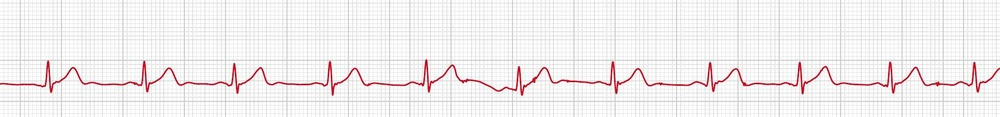
#> input picture others/cropped_image_ykw.jpg, 1000 x 117 px, shrunk from 1920 x 225 before the run
$ python data_extractor_from_pic.py
#> lines starting #> are read from the running program, lines starting #| are printed output that depends on the picture; after the words box and inside, x2 and y2 are one past the last pixel; in counts of white or black regions, pixels touching at a corner belong together
import cv2
import numpy as np
import matplotlib.pyplot as plt

# 读取图像并转换为灰度图像
image_path = 'cropped_image_ykw.jpg'
image = cv2.imread(image_path, cv2.IMREAD_GRAYSCALE)
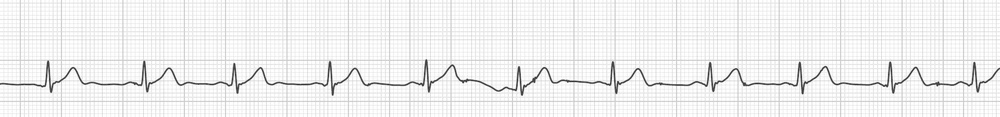
#> image: shape (117, 1000); min 43, max 255, mean 239.7

# 反转图像颜色（假设心电图是黑色背景白色波形）
image = cv2.bitwise_not(image)
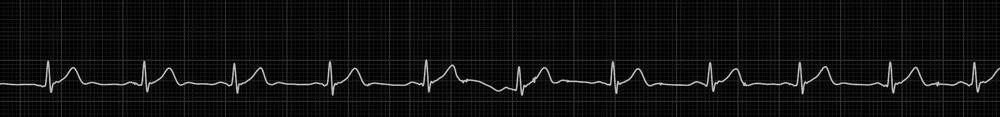
#> image: shape (117, 1000); min 0, max 212, mean 15.3

# 二值化图像
_, binary_image = cv2.threshold(image, 127, 255, cv2.THRESH_BINARY)
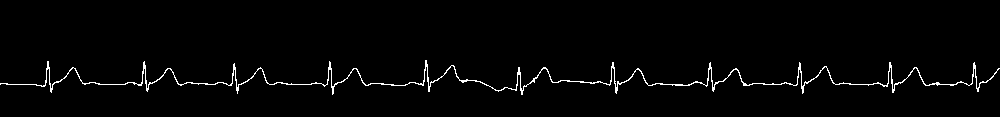
#> binary_image: shape (117, 1000); 1.9% white in thin lines or dots, all inside (x1, y1, x2, y2) = (0, 60, 1000, 95)

# 初始化数组来存储波形点
height, width = binary_image.shape
#> height = 117; width = 1000
r1 = np.zeros(width, dtype=int)
#> r1 = 1000 values from 0 to 0

# 遍历每一列，找到波形的最亮点
for col in range(width):
    column_data = binary_image[:, col]
    max_index = np.argmax(column_data)  # 找到最亮点的行号
    r1[col] = max_index
#> this loop made 1000 passes
#> max_index on passes 1 to 3: 83, 83, 83
#> after the loop, r1 = 1000 values, max 90 at index 496, min 60 at index 425, mean 80.25

# 打印数组的一部分以确认
print(r1[:100])
#| [83 83 83 83 83 83 83 83 84 84 84 84 84 84 84 84 84 84 84 84 84 84 84 84
#|  84 84 84 84 84 84 84 84 84 84 84 84 84 85 85 85 85 85 86 85 85 80 68 61
#|  61 67 83 88 84 83 82 82 81 81 81 81 80 79 79 78 77 76 75 73 72 70 69 68
#|  67 67 68 68 70 72 74 76 79 80 82 83 83 83 83 83 83 82 82 82 82 82 82 82
#|  83 83 83 83]
np.savetxt('CVed.txt', r1, fmt='%s')


lst = 0
for i in range(len(r1)):
    if(lst ==0):
        if(r1[i]!=0 and i-lst>1):
           lst=i
    elif(r1[i]!=0):
        print(i,r1[i],lst,r1[lst],i-lst)
        break
#> this loop made 4 passes
#> lst on pass 3: 2
#| 3 83 2 83 1
#> after the loop, lst = 2

# 绘制波形
plt.plot(r1)
plt.title("ECG Waveform")
plt.xlabel("Time (pixel index)")
plt.ylabel("Amplitude (pixel row)")
plt.gca().invert_yaxis()  # 反转Y轴，使得上方的像素值较小
plt.show()
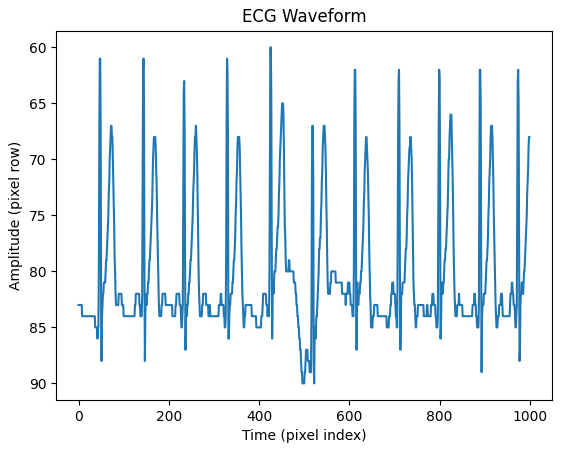
#> figure drawn by matplotlib, 1 panel; curve peaks at x = 496, y = 90
